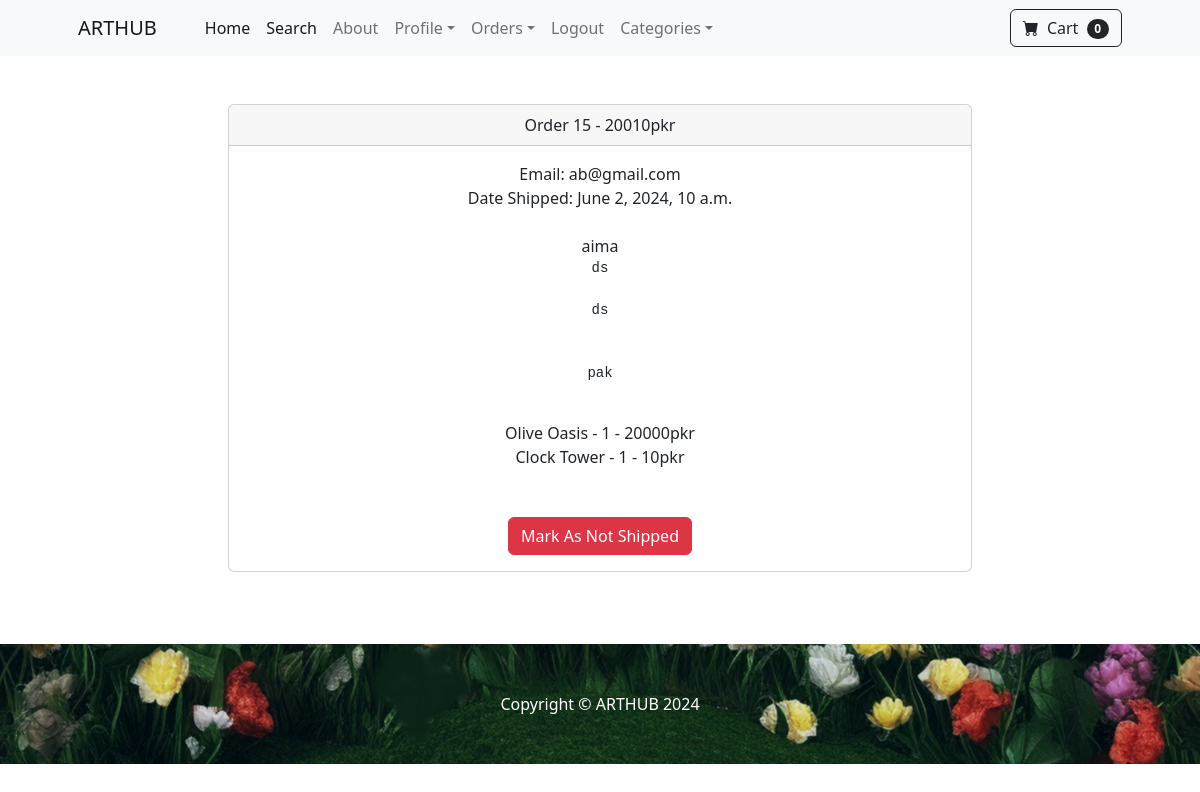
Page /payment/orders/15 (signed in) on the committed database.
### payment/models.py (models this page shows, shortened)
class Order(models.Model):
	user = models.ForeignKey(User, on_delete=models.CASCADE, null=True, blank=True)
	full_name = models.CharField(max_length=250)
	email = models.EmailField(max_length=250)
	shipping_address = models.TextField(max_length=15000)
	amount_paid = models.DecimalField(max_digits=10, decimal_places=0)
	date_ordered = models.DateTimeField(auto_now_add=True)
	shipped = models.BooleanField(default=False)
	date_shipped = models.DateTimeField(blank=True, null=True)

class OrderItem(models.Model):
	order = models.ForeignKey(Order, on_delete=models.CASCADE, null=True)
	product = models.ForeignKey(Product, on_delete=models.CASCADE, null=True)
	user = models.ForeignKey(User, on_delete=models.CASCADE, null=True, blank=True)
	quantity = models.PositiveBigIntegerField(default=1)
	price = models.DecimalField(max_digits=10, decimal_places=0)

### store/models.py (models this page shows)
class Product(models.Model):
	name = models.CharField(max_length=100)
	price = models.DecimalField(default=0, decimal_places=0, max_digits=10)
	category = models.ForeignKey(Category, on_delete=models.CASCADE, default=1)
	description = models.CharField(max_length=250, default='', blank=True, null=True)
	image = models.ImageField(upload_to='uploads/product/')
	is_sale = models.BooleanField(default=False)
	sale_price = models.DecimalField(default=0, decimal_places=0, max_digits=10)
	def __str__(self):
		return self.name

### payment/views.py (the view, shortened to what this page needs)
# urls.py: path('orders/<int:pk>', views.orders, name='orders'),
def orders(request, pk):
	if request.user.is_authenticated and request.user.is_superuser:
		order = Order.objects.get(id=pk)
		items = OrderItem.objects.filter(order=pk)
		return render(request, 'payment/orders.html', {"order":order, "items":items})
	else:
		messages.success(request, "Access Denied")
		return redirect('home')

### cart/cart.py (called while the page is built)
	def __len__(self):
		return len(self.cart)

### cart/context_processors.py (called while the page is built)
def cart(request):
	return {'cart': Cart(request)}

### payment/templates/payment/orders.html (shortened to what this page needs)
{% extends 'base.html' %}
{% block content %}
        <div class="container">
        	<div class="row">
        		<center>
        			<div class="col-8">
        				<br/><br/>
<div class="card">
  <div class="card-header">
    Order {{ order.id}} - {{order.amount_paid}}pkr
  </div>
  <div class="card-body">
    Email: {{ order.email}}<br/>
    {% if order.date_shipped %}
      Date Shipped: {{ order.date_shipped}}
    {% else %}
     Date Ordered: {{ order.date_ordered}}
    {% endif %}
    <br/><br/>
    {{ order.full_name }}<br/>
    <pre>{{ order.shipping_address }}
    </pre>
    {% for item in items %}
      {{ item.product }} - {{ item.quantity }} - {{ item.price }}pkr<br/>
    {% endfor %}
    <br/><br/>
    {% if not order.shipped %}
    <form method="POST">
      {% csrf_token %}
      <input type="hidden" name="shipping_status" value="true">
      <button type="Submit" class="btn btn-success">Mark As Shipped</button>
    </from>
    {% else %}
    <form method="POST">
      <button type="Submit" class="btn btn-danger">Mark As Not Shipped</button>
    {% endif %}
  </div>
</div>
<br/>
<br/><br/>
        			</div>
        		</center>
        	</div>
        </div>
{% endblock %}

### rows in the picture
Order: id "15", amount_paid "20010", email "ab@gmail.com", date_shipped "June 2, 2024, 10 a.m.", full_name "aima", shipping_address "ds ds pak"
OrderItem: product "Olive Oasis", quantity "1", price "20000"
OrderItem: product "Clock Tower", quantity "1", price "10"

### other values in the picture
{{ cart|length }} "0"
